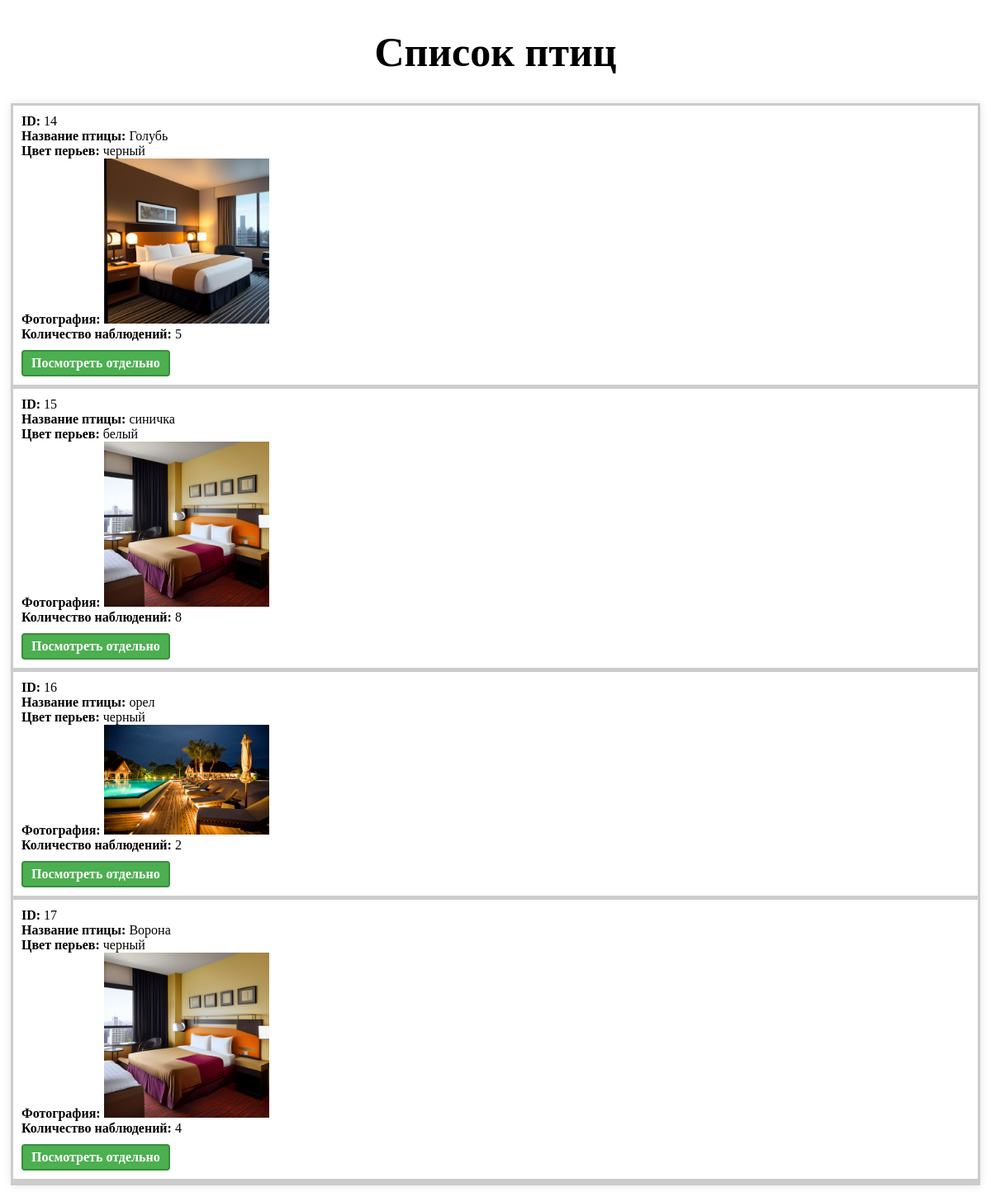
Page /birds/ on the committed database.
### bird/models.py (models this page shows, shortened)
class Bird(models.Model):
    name = models.CharField(max_length=100, verbose_name='Название птицы')
    color = models.CharField(max_length=50, verbose_name='Цвет перьев')
    photo = models.ImageField(upload_to='bird_photos/', verbose_name='Фотография')
    sightings = models.PositiveIntegerField(default=0, verbose_name='Количество наблюдений')
    class Meta:
        verbose_name = 'Птица'
        verbose_name_plural = 'Птицы'

### bird/views.py (the view)
# urls.py: path('birds/', bird_list, name='bird_list'),
def bird_list(request):
    birds = Bird.objects.all()
    if len(birds) == 0:
        return HttpResponse('Записей нет')
    return render(request, 'bird/birds_list.html', {'birds': birds})

### bird/templates/bird/birds_list.html (shortened to what this page needs)
<!DOCTYPE html>
<html lang="en">
<head>
</head>
<body>
    <h1 class='center' id="name">Список птиц</h1>
    <ul class="center">
        {% for bird in birds %}
            <li>
                <strong>ID:</strong> {{ bird.id }}<br>
                <strong>Название птицы:</strong> {{ bird.name }}<br>
                <strong>Цвет перьев:</strong> {{ bird.color }}<br>
                <strong>Фотография:</strong> <img src="{{ bird.photo.url }}" alt="{{ bird.name }}" width="200"><br>
                <strong>Количество наблюдений:</strong> {{ bird.sightings }}<br>
                <div class="view-button">
                    <a href="{% url 'one_bird' bird.id %}" class="view-link">Посмотреть отдельно</a>
                </div>
            </li>
        {% endfor %}
    </ul>
</body>
</html>

### bird/templates/bird/birds_list.html (style rules this page uses)
#name { font-size: 50px; text-align: center; }
ul { list-style-type: none; padding: 0; margin: 5px; text-align: left; background-color: #fff; border: 3px solid #ccc; box-shadow: 0 0 10px rgba(0, 0, 0, 0.1); }
li { padding: 10px; border-bottom: 5px solid #ccc; }
.view-button { text-align: left; margin-top: 10px; }
.view-link { display: inline-block; padding: 5px 10px; background-color: #4CAF50; color: white; border-radius: 4px; text-decoration: none; font-weight: bold; border: 2px solid #388E3C; transition: background-color 0.3s; }

### rows in the picture
Bird: id "14", name "Голубь", color "черный", photo (picture), sightings "5"
Bird: id "15", name "синичка", color "белый", photo (picture), sightings "8"
Bird: id "16", name "орел", color "черный", photo (picture), sightings "2"
Bird: id "17", name "Ворона", color "черный", photo (picture), sightings "4"
